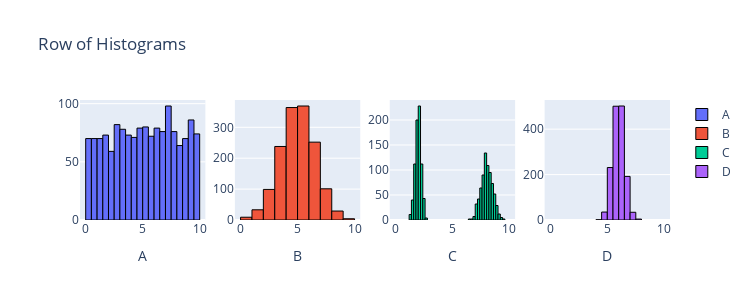

Notebook code cell kept with this figure:
### Markdown cell above
### Then I tried to generate a visualizer for the dataset using the different types we learnt:

### Code cell
import pandas as pd
import seaborn as sns
import matplotlib.pyplot as plt

# Load Wine Quality dataset
url = "https://archive.ics.uci.edu/ml/machine-learning-databases/wine-quality/winequality-red.csv"
wine_quality = pd.read_csv(url, sep=';')

# Distribution of Wine Quality
plt.figure(figsize=(8, 5))
sns.countplot(x='quality', data=wine_quality, palette='viridis')
plt.title('Distribution of Wine Quality Ratings')
plt.xlabel('Quality Rating')
plt.ylabel('Count')
plt.show()

# Boxplot of Alcohol Content by Quality
plt.figure(figsize=(10, 6))
sns.boxplot(x='quality', y='alcohol', data=wine_quality, palette='Set2')
plt.title('Alcohol Content by Quality Rating')
plt.xlabel('Quality Rating')
plt.ylabel('Alcohol Content')
plt.show()



fig.show()
fig.show()

### Figure 1 — Plotly figure (JSON) as saved in the notebook; plotly's stock layout.template omitted (floating-point values rounded to 4 significant figures; data arrays with more than 128 entries replaced by an {"elided": "..."} marker saying what was removed)
{"data": [{"marker": {"line": {"color": "black", "width": 1}}, "name": "A", "nbinsx": 30, "type": "histogram", "x": {"elided": "1500 float values"}, "xaxis": "x", "xbins": {"end": 10, "start": 0}, "yaxis": "y"}, {"marker": {"line": {"color": "black", "width": 1}}, "name": "B", "nbinsx": 15, "type": "histogram", "x": {"elided": "1500 float values"}, "xaxis": "x2", "xbins": {"end": 10, "start": 0}, "yaxis": "y2"}, {"marker": {"line": {"color": "black", "width": 1}}, "name": "C", "nbinsx": 45, "type": "histogram", "x": {"elided": "1500 float values"}, "xaxis": "x3", "xbins": {"end": 10, "start": 0}, "yaxis": "y3"}, {"marker": {"line": {"color": "black", "width": 1}}, "name": "D", "nbinsx": 15, "type": "histogram", "x": {"elided": "1500 float values"}, "xaxis": "x4", "xbins": {"end": 10, "start": 0}, "yaxis": "y4"}], "layout": {"height": 300, "title": {"text": "Row of Histograms"}, "width": 750, "xaxis": {"anchor": "y", "domain": [0, 0.2125], "range": [-0.5, 10.5], "title": {"text": "A"}}, "xaxis2": {"anchor": "y2", "domain": [0.2625, 0.475], "range": [-0.5, 10.5], "title": {"text": "B"}}, "xaxis3": {"anchor": "y3", "domain": [0.525, 0.7375], "range": [-0.5, 10.5], "title": {"text": "C"}}, "xaxis4": {"anchor": "y4", "domain": [0.7875, 1], "range": [-0.5, 10.5], "title": {"text": "D"}}, "yaxis": {"anchor": "x", "domain": [0, 1]}, "yaxis2": {"anchor": "x2", "domain": [0, 1]}, "yaxis3": {"anchor": "x3", "domain": [0, 1]}, "yaxis4": {"anchor": "x4", "domain": [0, 1]}}}
